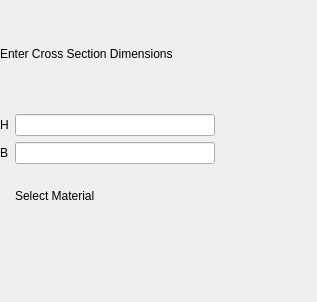
<?xml version="1.0" encoding="UTF-8"?>
<ui version="4.0">
 <class>DeletePointsLayout</class>
 <widget class="QWidget" name="DeletePointsLayout">
  <property name="geometry">
   <rect>
    <x>0</x>
    <y>0</y>
    <width>317</width>
    <height>302</height>
   </rect>
  </property>
  <property name="windowTitle">
   <string>Form</string>
  </property>
  <widget class="QWidget" name="verticalLayoutWidget">
   <property name="geometry">
    <rect>
     <x>0</x>
     <y>0</y>
     <width>215</width>
     <height>221</height>
    </rect>
   </property>
   <layout class="QVBoxLayout" name="verticalLayout">
    <item>
     <layout class="QVBoxLayout" name="mainLayout">
      <item>
       <widget class="QLabel" name="label">
        <property name="text">
         <string>Enter Cross Section Dimensions </string>
        </property>
       </widget>
      </item>
      <item>
       <layout class="QGridLayout" name="gridLayout">
        <item row="0" column="1">
         <widget class="QLineEdit" name="csHeightLineEdit"/>
        </item>
        <item row="1" column="1">
         <widget class="QLineEdit" name="csWidthLineEdit"/>
        </item>
        <item row="0" column="0">
         <widget class="QLabel" name="label_2">
          <property name="text">
           <string>H</string>
          </property>
         </widget>
        </item>
        <item row="1" column="0">
         <widget class="QLabel" name="label_3">
          <property name="text">
           <string>B</string>
          </property>
         </widget>
        </item>
        <item row="2" column="1">
         <widget class="QLabel" name="label_4">
          <property name="text">
           <string>Select Material</string>
          </property>
         </widget>
        </item>
       </layout>
      </item>
     </layout>
    </item>
   </layout>
  </widget>
 </widget>
 <resources/>
 <connections/>
</ui>
